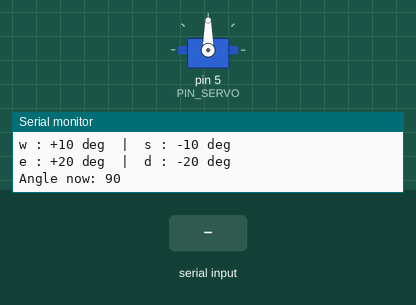
Recording of a sketch running on a simulated Arduino Uno, built with avr-gcc and run on an emulated ATmega328P. Shown: servo, the last lines printed to the serial monitor. Inputs (shaded band) come from the test bench.

Above: at 1.2 s.
1.3 s: "w" received over Serial
At 2.5 s:
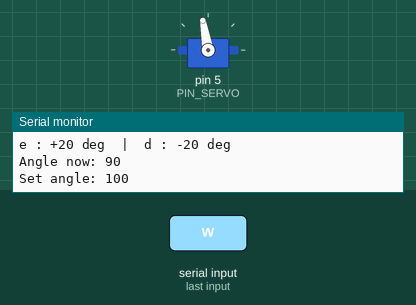
2.8 s: "e" received over Serial
At 3.9 s:
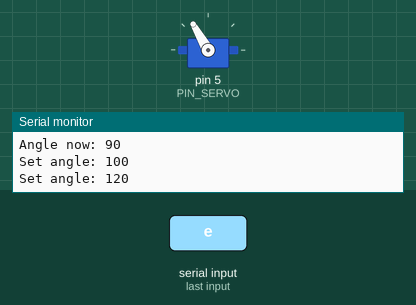
4.3 s: "e" received over Serial
At 5.0 s:
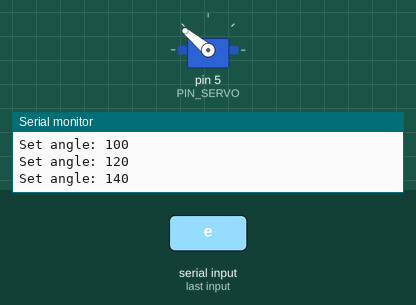
5.8 s: "d" received over Serial
At 6.1 s:
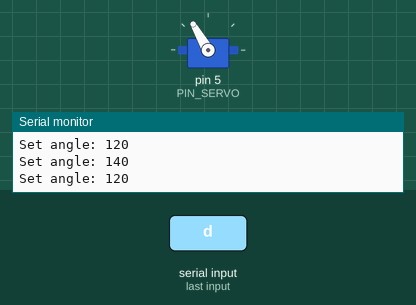
Timing chart, 0 to 8.3 s (numbered marks = the images above; inputs shaded):
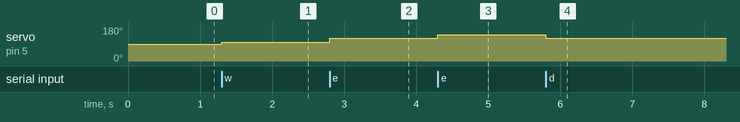

The sketch:

servo.ino
```cpp
/*
 * servo_calibration.ino - manual measurement of angles
 */

#include <Servo.h>

#define PIN_SERVO (5)

Servo zAxisServo;
int currentServoAngle = 90;

void setup() {
    Serial.begin(57600);
    while (!Serial);

    zAxisServo.attach(PIN_SERVO);
    zAxisServo.write(currentServoAngle);

    Serial.println("\n--- MG90S Calibration ---");
    Serial.println("w : +10 deg  |  s : -10 deg");
    Serial.println("e : +20 deg  |  d : -20 deg");
    Serial.print("Angle now: ");
    Serial.println(currentServoAngle);
}

void loop() {
    if (Serial.available() > 0) {
        char cmd = Serial.read();

        while(Serial.available()) Serial.read();

        switch (cmd) {
            case 'w': currentServoAngle += 10; break;
            case 's': currentServoAngle -= 10; break;
            case 'e': currentServoAngle += 20; break;
            case 'd': currentServoAngle -= 20; break;
            default: return;
        }

        if (currentServoAngle > 180) currentServoAngle = 180;
        if (currentServoAngle < 0) currentServoAngle = 0;

        zAxisServo.write(currentServoAngle);

        Serial.print("Set angle: ");
        Serial.println(currentServoAngle);
    }
}
```

Measured:
- after the input at 1.3 s, servo on pin 5 (PIN_SERVO): 90° → 100° at once
- after the input at 2.8 s, servo on pin 5 (PIN_SERVO): 100° → 120° at once
- after the input at 4.3 s, servo on pin 5 (PIN_SERVO): 120° → 140° at once
- after the input at 5.8 s, servo on pin 5 (PIN_SERVO): 140° → 120° at once
